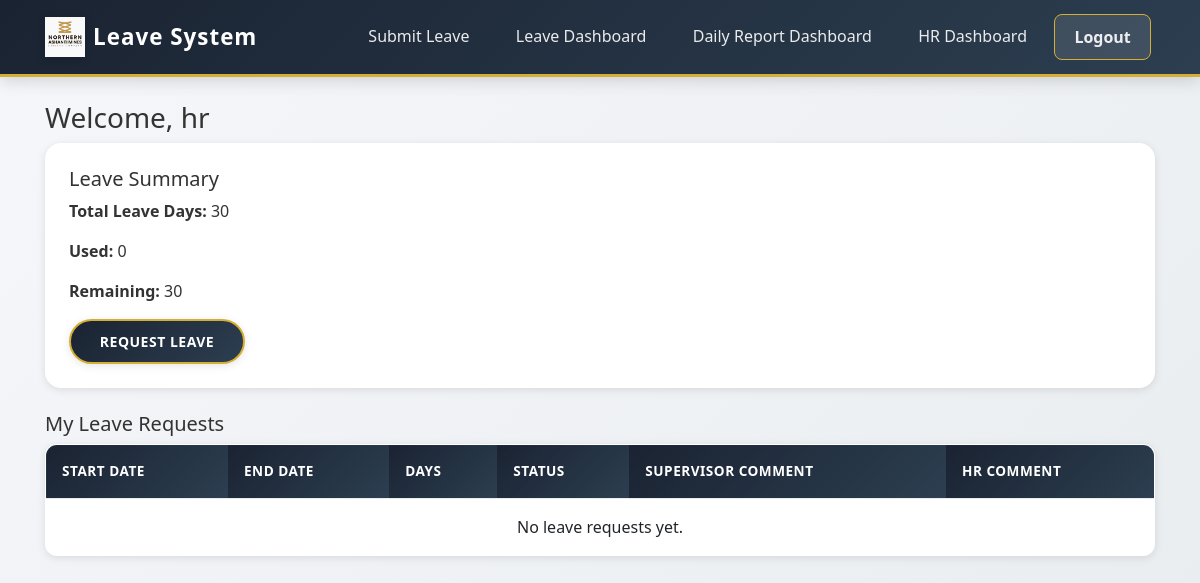
Screenshot of /employee/ (signed in) with the database file from the repository.
### leave_app/models.py (models this page shows, shortened)
class Employee(models.Model):
    user = models.OneToOneField(User, on_delete=models.CASCADE)
    department = models.CharField(max_length=100)
    position = models.CharField(max_length=100, blank=True)
    annual_leave_days = models.IntegerField(default=30) # yearly allocation
    leave_days_taken = models.IntegerField(default=0)
    last_reset_year = models.IntegerField(default=date.today().year)
    @property
    def remaining_leave_days(self):
        current_year = date.today().year
        if self.last_reset_year < current_year:
            unused_days = max(self.annual_leave_days - self.leave_days_taken, 0)
            self.annual_leave_days = 30 + unused_days  # 30 is base yearly allocation
            self.leave_days_taken = 0
            self.last_reset_year = current_year
            self.save()
        return self.annual_leave_days - self.leave_days_taken

### leave_app/views.py (the view)
# urls.py: path('employee/', views.employee_dashboard, name='employee_dashboard'),
@login_required
def employee_dashboard(request):
    employee = get_object_or_404(Employee, user=request.user)
    leaves = LeaveRequest.objects.filter(employee=employee).order_by('-date_requested')
    return render(request, 'employee_dashboard.html', {'employee': employee, 'leaves': leaves})

### templates/employee_dashboard.html (shortened to what this page needs)
{% extends 'base.html' %}
{% block content %}
<h3>Welcome, {{ employee.user.first_name }} {{ employee.user.last_name }}</h3>
<div class="card mb-4">
  <div class="card-body">
    <h5>Leave Summary</h5>
    <p><strong>Total Leave Days:</strong> {{ employee.annual_leave_days }}</p>
    <p><strong>Used:</strong> {{ employee.leave_days_taken }}</p>
    <p><strong>Remaining:</strong> {{ employee.remaining_leave_days }}</p>
    <a href="{% url 'submit_leave' %}" class="btn btn-primary">Request Leave</a>
  </div>
</div>
<h5>My Leave Requests</h5>
<table class="table table-bordered">
  <thead class="thead-light">
    <tr>
      <th>Start Date</th>
      <th>End Date</th>
      <th>Days</th>
      <th>Status</th>
      <th>Supervisor Comment</th>
      <th>HR Comment</th>
    </tr>
  </thead>
  <tbody>
    {% for leave in leaves %}
      <tr>
        <td>{{ leave.start_date }}</td>
        <td>{{ leave.end_date }}</td>
        <td>{{ leave.leave_days_requested }}</td>
        <td>{{ leave.status }}</td>
        <td>{{ leave.supervisor_comment }}</td>
        <td>{{ leave.hr_comment }}</td>
      </tr>
    {% empty %}
      <tr><td colspan="6" class="text-center">No leave requests yet.</td></tr>
    {% endfor %}
  </tbody>
</table>
{% endblock %}

### templates/base.html (style rules this page uses)
:root { --primary-navy: #1a2332; --primary-navy-light: #2c3e50; --accent-gold: #d4af37; --accent-gold-dark: #b8941f; --accent-gold-light: #f0e68c; --success-green: #28a745; --danger-red: #dc3545; --warning-yellow: #ffc107; --info-blue: #17a2b8; --light-bg: #f8f9fa; --white: #ffffff; --shadow-sm: 0 2px 8px rgba(0,0,0,0.1); --shadow-md: 0 4px 16px rgba(0,0,0,0.15); --shadow-lg: 0 8px 24px rgba(0,0,0,0.2); }
* { margin: 0; padding: 0; box-sizing: border-box; }
body { font-family: 'Segoe UI', Tahoma, Geneva, Verdana, sans-serif; background: linear-gradient(135deg, #f5f7fa 0%, #e9ecef 100%); min-height: 100vh; color: #333; }
.card { border: none; border-radius: 16px; box-shadow: var(--shadow-sm); transition: all 0.3s ease; overflow: hidden; background: var(--white); }
.card-body { padding: 1.5rem; }
.table { background: var(--white); border-radius: 12px; overflow: hidden; box-shadow: var(--shadow-sm); }
.table thead th { background: linear-gradient(135deg, var(--primary-navy) 0%, var(--primary-navy-light) 100%); color: #ffffff !important; border: none; font-weight: 600; padding: 1rem; text-transform: uppercase; font-size: 0.85rem; letter-spacing: 0.5px; }
.table thead tr { color: #ffffff !important; }
.table tbody td { padding: 1rem; vertical-align: middle; border-color: #e9ecef; }
.btn { padding: 0.65rem 1.8rem; font-weight: 600; border-radius: 50px; transition: all 0.3s ease; text-transform: uppercase; font-size: 0.875rem; letter-spacing: 0.5px; box-shadow: var(--shadow-sm); border: none; }
.btn-primary { background: linear-gradient(135deg, var(--primary-navy) 0%, var(--primary-navy-light) 100%); border: 2px solid var(--accent-gold); }
html { scroll-behavior: smooth; }

### rows the page displays
Employee: user.first_name "hr", annual_leave_days "30", leave_days_taken "0", remaining_leave_days "30"
